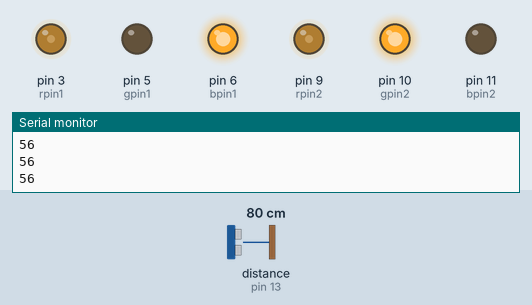
Recording of a sketch running on a simulated Arduino Uno, built with avr-gcc and run on an emulated ATmega328P. Shown: output pins drawn as LEDs (lit = HIGH), the last lines printed to the serial monitor. Wiring (inferred from the names in the program): ultrasonic range finder: trigger pin 12; echo pin 13. The test bench sets the inputs (shaded band); at power-on: distance to the obstacle (sensor on pin 13) 80 cm. The echo pulse lasts 58.3 µs per cm; pins used as bus, display or sensor lines are not drawn.

Above: at 1.2 s.
1.3 s: distance to the obstacle (sensor on pin 13) set to 88 cm
At 2.7 s:
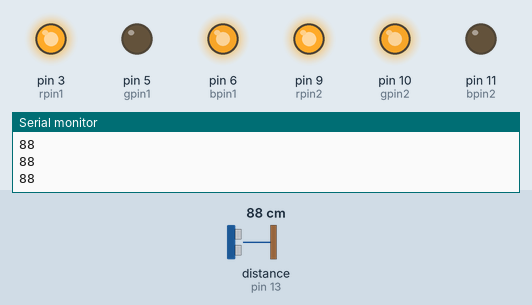
3.0 s: distance to the obstacle (sensor on pin 13) set to 2 cm
At 4.2 s:
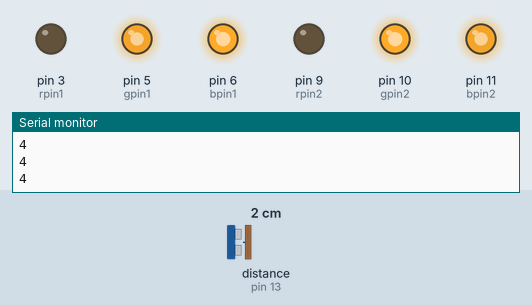
4.5 s: distance to the obstacle (sensor on pin 13) set to 4 cm
At 5.7 s:
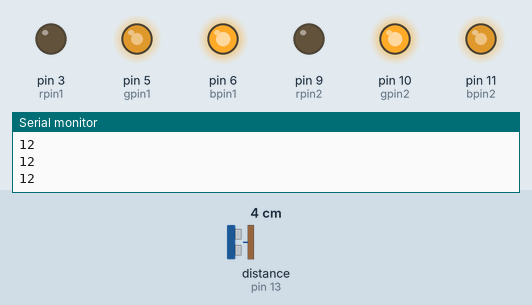
6.0 s: distance to the obstacle (sensor on pin 13) set to 9 cm
At 6.3 s:
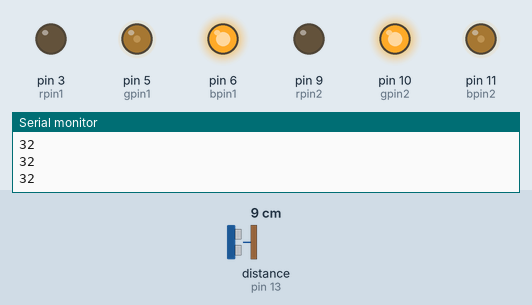
7.5 s: distance to the obstacle (sensor on pin 13) set to 18 cm
At 8.1 s:
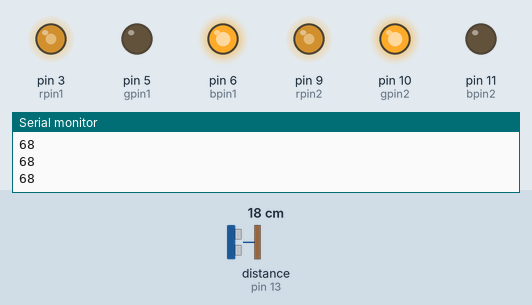
9.0 s: distance to the obstacle (sensor on pin 13) set to 35 cm
At 10.2 s:
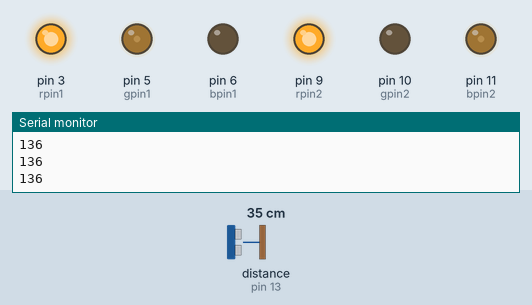
Timing chart, 0 to 11.5 s (numbered marks = the images above; inputs shaded):
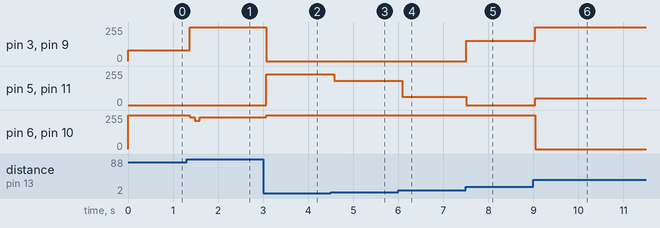

Measured:
- after the input at 1.3 s, pin 3 (rpin1), pin 9 (rpin2): 81/255 → 255/255 after 0.08 s; pin 6 (bpin1), pin 10 (gpin2): 255/255 → 237/255 after 0.08 s, → 213/255 0.11 s later, → 237/255 0.11 s later
- after the input at 3.0 s, pin 3 (rpin1), pin 9 (rpin2): 255/255 → 0/255 after 0.07 s; pin 5 (gpin1), pin 11 (bpin2): 0/255 → 231/255 after 0.07 s; pin 6 (bpin1), pin 10 (gpin2): 237/255 → 255/255 after 0.07 s
- after the input at 4.5 s, pin 5 (gpin1), pin 11 (bpin2): 231/255 → 183/255 after 0.08 s
- after the input at 6.0 s, pin 5 (gpin1), pin 11 (bpin2): 183/255 → 63/255 after 0.09 s
- after the input at 7.5 s, pin 3 (rpin1), pin 9 (rpin2): 0/255 → 153/255 at once; pin 5 (gpin1), pin 11 (bpin2): 63/255 → 0/255 at once
- after the input at 9.0 s, pin 3 (rpin1), pin 9 (rpin2): 153/255 → 255/255 at once; pin 5 (gpin1), pin 11 (bpin2): 0/255 → 51/255 at once; pin 6 (bpin1), pin 10 (gpin2): 255/255 → 0/255 at once

The sketch:

Ultrasonic_RGB_LED.ino
```cpp
// defines variables
const int trigPin = 12;
const int echoPin = 13;
long duration;
int distance;
int rpin1 = 3;
int gpin1 = 5;
int bpin1 = 6;
int rpin2 = 9;
int gpin2 = 10;
int bpin2 = 11;
int count;
int count1;
int count2;
int count3;
int count4;
int count5;
int count6;

void setup() {
  pinMode(trigPin, OUTPUT); // Sets the trigPin as an Output
  pinMode(echoPin, INPUT); // Sets the echoPin as an Input
  pinMode(rpin1, OUTPUT);
  pinMode(gpin1, OUTPUT);
  pinMode(bpin1, OUTPUT);
  pinMode(rpin2, OUTPUT);
  pinMode(gpin2, OUTPUT);
  pinMode(bpin2, OUTPUT);
  count1 = 0;
  count2 = 255;
  count3 = 255;
  count4 = 0;
  count5 = 255;
  count6 = 255;
  analogWrite(rpin1, count1);
  analogWrite(gpin1, count2);
  analogWrite(bpin1, count3);
  analogWrite(rpin2, count4);
  analogWrite(gpin2, count5);
  analogWrite(bpin2, count6);
  Serial.begin(9600); // Starts the serial communication
}
void loop() {
// Clears the trigPin
digitalWrite(trigPin, LOW);
delayMicroseconds(2);
// Sets the trigPin on HIGH state for 10 micro seconds
digitalWrite(trigPin, HIGH);
delayMicroseconds(10);
digitalWrite(trigPin, LOW);
// Reads the echoPin, returns the sound wave travel time in microseconds
duration = pulseIn(echoPin, HIGH);
// Calculating the distance
distance= duration*0.034/2;
distance = distance * 4;  /* optional to include. It will fade quicker for a lower distance
as getting to a distance of 255 can be hard.*/
distance = distance % 256;
Serial.println(distance);
if(distance < 42.5){
  count = distance * 6;
  count1 = 0;
  count2 = 255-count;
  count3 = 255;
  count4 = 0;
  count5 = 255;
  count6 = 255 - count;
}
else if(distance >= 42.5 && distance < 85){
  count = (distance-42.5) * 6;
  count1 = count;
  count2 = 0;
  count3 = 255;
  count4 = count;
  count5 = 255;
  count6 = 0;
}
else if(distance >= 85 && distance < 127.5){
  count = (distance-85) * 6;
  count1 = 255;
  count2 = 0;
  count3 = 255-count;
  count4 = 255;
  count5 = 255-count;
  count6 = 0;
}
else if(distance >= 127.5 && distance < 170){
  count = (distance-127.5) * 6;
  count1 = 255;
  count2 = count;
  count3 = 0;
  count4 = 255;
  count5 = 0;
  count6 = count;
}
else if(distance >= 170 && distance < 212.5){
  count = (distance-170) * 6;
  count1 = 255-count;
  count2 = 255;
  count3 = 0;
  count4 = 255-count;
  count5 = 0;
  count6 = 255;
}
else if(distance >= 212.5 && distance <= 255){
  count = (distance-212.5) * 6;
  count1 = 0;
  count2 = 255;
  count3 = count;
  count4 = 0;
  count5 = count;
  count6 = 255;
}
  analogWrite(rpin1, count1);
  analogWrite(gpin1, count2);
  analogWrite(bpin1, count3);
  analogWrite(rpin2, count4);
  analogWrite(gpin2, count5);
  analogWrite(bpin2, count6);
  delay(100);

}
```
